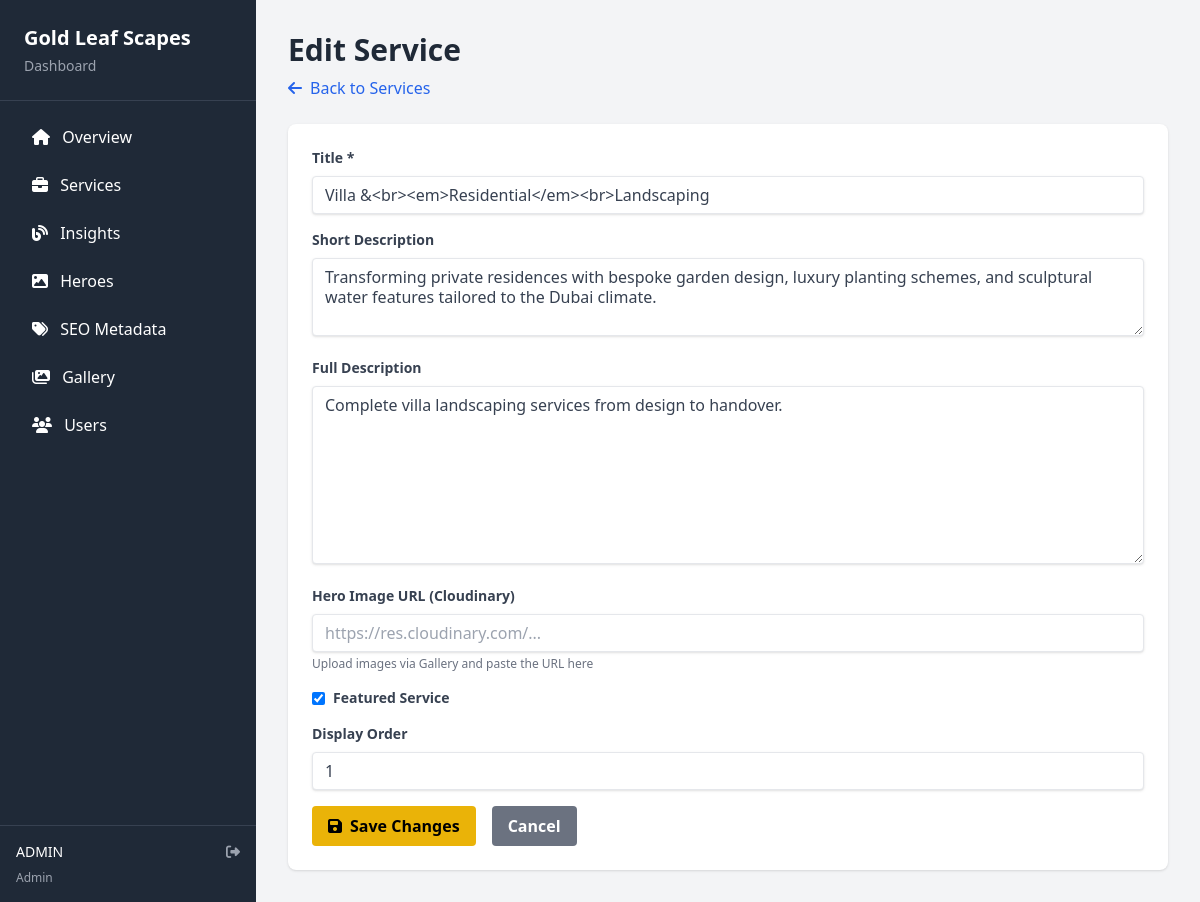
The app's page /dashboard/services/1/edit/ (signed in) with its own data.
### myApp/models.py (models this page shows, shortened)
class Service(models.Model):
    title = models.CharField(max_length=200)
    slug = models.SlugField(unique=True, blank=True)
    short_description = models.TextField(blank=True)
    full_description = models.TextField(blank=True)
    hero_image_url = models.URLField(blank=True, help_text="Cloudinary URL for hero image")
    icon = models.CharField(max_length=50, blank=True, help_text="Font Awesome icon class (e.g., 'fa-tree')")
    hero_tag = models.CharField(max_length=100, blank=True, help_text="Tag shown in hero (e.g., 'Outdoor Landscaping')")
    hero_meta_projects = models.CharField(max_length=50, blank=True, help_text="Projects stat (e.g., '140+')")
    hero_meta_satisfaction = models.CharField(max_length=50, blank=True, help_text="Satisfaction stat (e.g., '4.9 ★')")
    hero_meta_guarantee = models.CharField(max_length=50, blank=True, help_text="Guarantee stat (e.g., '2 Yrs')")
    cta_text = models.CharField(max_length=100, blank=True, help_text="Hero CTA button text")
    cta_link = models.CharField(max_length=255, blank=True, help_text="Hero CTA button link")
    stats_strip_data = models.TextField(blank=True, help_text="Stats in format: '140+|Villas Transformed|Across Dubai...,3–8|Weeks to Completion|Depending on...'")
    overview_content = models.TextField(blank=True, help_text="Overview paragraphs (separate with double newline)")
    whats_included = models.TextField(blank=True, help_text="What's included list items (one per line)")
    timeline_data = models.TextField(blank=True, help_text="Timeline in format: 'Week 1|Task description,Week 2|Task description'")
    process_steps_data = models.TextField(blank=True, help_text="Process steps in format: 'fa-search|Discovery & Site Analysis|Description...'")
    showcase_projects_data = models.TextField(blank=True, help_text="Showcase projects in format: 'Dubai Hills Estate|The Palm Residence Garden|large,...'")
    specs_data = models.TextField(blank=True, help_text="Specs in format: 'Minimum Plot|200 sqm...,Design Style|Tropical...'")
    faq_data = models.TextField(blank=True, help_text="FAQ in format: 'How long does it take?|Most residential...'")
    testimonial_text = models.TextField(blank=True)
    testimonial_author = models.CharField(max_length=200, blank=True)
    testimonial_role = models.CharField(max_length=200, blank=True)
    related_services = models.CharField(max_length=500, blank=True, help_text="Comma-separated service slugs for related services")
    featured = models.BooleanField(default=False)
    order = models.IntegerField(default=0, help_text="Display order")
    created_at = models.DateTimeField(auto_now_add=True)
    updated_at = models.DateTimeField(auto_now=True)
    class Meta:
        ordering = ['order', 'title']

### myApp/views.py (the view, shortened to what this page needs)
# urls.py: path('dashboard/services/<int:pk>/edit/', views.dashboard_service_edit, name='dashboard_service_edit'),
@login_required
@admin_required
def dashboard_service_edit(request, pk):
    service = get_object_or_404(Service, pk=pk)
    return render(request, 'dashboard/services/edit.html', {'service': service})

### myApp/context_processors.py (called while the page is built)
def footer_services(request):
    services = Service.objects.filter(featured=True).order_by('order', 'title')[:6]
    if not services.exists():
        services = Service.objects.all().order_by('order', 'title')[:6]
    return {
        'footer_services': services,
    }

### myApp/models.py (called while the page is built)
    @property
    def is_admin(self):
        return self.role == 'admin' or self.user.is_superuser

### templates/dashboard/services/edit.html (shortened to what this page needs)
{% extends 'dashboard/base.html' %}
{% block content %}
<div class="mb-6">
    <h1 class="text-3xl font-bold text-gray-800">Edit Service</h1>
    <a href="{% url 'dashboard_services_list' %}" class="text-blue-600 hover:underline mt-2 inline-block">
        <i class="fas fa-arrow-left mr-2"></i>Back to Services
    </a>
</div>
<div class="bg-white rounded-lg shadow p-6">
    <form method="post">
        <div class="mb-4">
            <label for="title" class="block text-gray-700 text-sm font-bold mb-2">Title *</label>
            <input type="text" name="title" id="title" value="{{ service.title }}" required
                   class="shadow appearance-none border rounded w-full py-2 px-3 text-gray-700 leading-tight focus:outline-none focus:shadow-outline">
        </div>
        <div class="mb-4">
            <label for="short_description" class="block text-gray-700 text-sm font-bold mb-2">Short Description</label>
            <textarea name="short_description" id="short_description" rows="3"
                      class="shadow appearance-none border rounded w-full py-2 px-3 text-gray-700 leading-tight focus:outline-none focus:shadow-outline">{{ service.short_description }}</textarea>
        </div>
        <div class="mb-4">
            <label for="full_description" class="block text-gray-700 text-sm font-bold mb-2">Full Description</label>
            <textarea name="full_description" id="full_description" rows="8"
                      class="shadow appearance-none border rounded w-full py-2 px-3 text-gray-700 leading-tight focus:outline-none focus:shadow-outline">{{ service.full_description }}</textarea>
        </div>
        <div class="mb-4">
            <label for="hero_image_url" class="block text-gray-700 text-sm font-bold mb-2">Hero Image URL (Cloudinary)</label>
            <input type="url" name="hero_image_url" id="hero_image_url" value="{{ service.hero_image_url }}"
                   class="shadow appearance-none border rounded w-full py-2 px-3 text-gray-700 leading-tight focus:outline-none focus:shadow-outline"
                   placeholder="https://res.cloudinary.com/...">
            <p class="text-xs text-gray-500 mt-1">Upload images via Gallery and paste the URL here</p>
        </div>
        <div class="mb-4 flex items-center">
            <input type="checkbox" name="featured" id="featured" {% if service.featured %}checked{% endif %} class="mr-2">
            <label for="featured" class="text-gray-700 text-sm font-bold">Featured Service</label>
        </div>
        <div class="mb-4">
            <label for="order" class="block text-gray-700 text-sm font-bold mb-2">Display Order</label>
            <input type="number" name="order" id="order" value="{{ service.order }}"
                   class="shadow appearance-none border rounded w-full py-2 px-3 text-gray-700 leading-tight focus:outline-none focus:shadow-outline">
        </div>
        <div class="flex gap-4">
            <button type="submit" class="bg-yellow-500 hover:bg-yellow-600 text-black font-bold py-2 px-4 rounded">
                <i class="fas fa-save mr-2"></i>Save Changes
            </button>
            <a href="{% url 'dashboard_services_list' %}" class="bg-gray-500 hover:bg-gray-600 text-white font-bold py-2 px-4 rounded">
                Cancel
            </a>
        </div>
    </form>
</div>
{% endblock %}

### templates/dashboard/base.html (shortened to what this page needs)
<!DOCTYPE html>
<html lang="en">
<head>
    <script src="https://cdn.tailwindcss.com"></script>
    <link rel="stylesheet" href="https://cdnjs.cloudflare.com/ajax/libs/font-awesome/6.4.0/css/all.min.css">
</head>
<body class="bg-gray-100">
    <div class="flex h-screen">
        <aside class="w-64 bg-gray-800 text-white flex flex-col">
            <div class="p-6 border-b border-gray-700">
                <h1 class="text-xl font-bold">Gold Leaf Scapes</h1>
                <p class="text-sm text-gray-400 mt-1">Dashboard</p>
            </div>
            <nav class="flex-1 p-4 space-y-2">
                <a href="{% url 'dashboard_home' %}"
                   class="sidebar-link block px-4 py-2 rounded hover:bg-gray-700 {% if request.resolver_match.url_name == 'dashboard_home' %}active{% endif %}">
                    <i class="fas fa-home mr-2"></i> Overview
                </a>
                {% if request.user.is_superuser or request.user.profile.is_admin|default:False %}
                <a href="{% url 'dashboard_services_list' %}"
                   class="sidebar-link block px-4 py-2 rounded hover:bg-gray-700 {% if 'services' in request.resolver_match.url_name %}active{% endif %}">
                    <i class="fas fa-briefcase mr-2"></i> Services
                </a>
                {% endif %}
                <a href="{% url 'dashboard_insights_list' %}"
                   class="sidebar-link block px-4 py-2 rounded hover:bg-gray-700 {% if 'insight' in request.resolver_match.url_name %}active{% endif %}">
                    <i class="fas fa-blog mr-2"></i> Insights
                </a>
                {% if request.user.is_superuser or request.user.profile.is_admin|default:False %}
                <a href="{% url 'dashboard_heroes_list' %}"
                   class="sidebar-link block px-4 py-2 rounded hover:bg-gray-700 {% if 'hero' in request.resolver_match.url_name %}active{% endif %}">
                    <i class="fas fa-image mr-2"></i> Heroes
                </a>
                <a href="{% url 'dashboard_metadata_list' %}"
                   class="sidebar-link block px-4 py-2 rounded hover:bg-gray-700 {% if 'metadata' in request.resolver_match.url_name %}active{% endif %}">
                    <i class="fas fa-tags mr-2"></i> SEO Metadata
                </a>
                {% endif %}
                <a href="{% url 'dashboard_gallery' %}"
                   class="sidebar-link block px-4 py-2 rounded hover:bg-gray-700 {% if 'gallery' in request.resolver_match.url_name %}active{% endif %}">
                    <i class="fas fa-images mr-2"></i> Gallery
                </a>
                {% if request.user.is_superuser or request.user.profile.is_admin|default:False %}
                <a href="{% url 'dashboard_users_list' %}"
                   class="sidebar-link block px-4 py-2 rounded hover:bg-gray-700 {% if 'users' in request.resolver_match.url_name %}active{% endif %}">
                    <i class="fas fa-users mr-2"></i> Users
                </a>
                {% endif %}
            </nav>
            <div class="p-4 border-t border-gray-700">
                <div class="flex items-center justify-between mb-2">
                    <span class="text-sm">{{ request.user.username }}</span>
                    <a href="{% url 'dashboard_logout' %}" class="text-sm text-gray-400 hover:text-white">
                        <i class="fas fa-sign-out-alt"></i>
                    </a>
                </div>
                <p class="text-xs text-gray-400">
                    {% if request.user.is_superuser %}
                        Admin
                    {% elif request.user.profile.is_admin|default:False %}
                        Admin
                    {% elif request.user.profile.is_blog_author|default:False %}
                        Blog Author
                    {% else %}
                        User
                    {% endif %}
                </p>
            </div>
        </aside>
        <main class="flex-1 overflow-y-auto">
            <div class="p-8">
                {% block content %}{% endblock %}
            </div>
        </main>
    </div>
</body>
</html>

### records on screen
Service: title "Villa &<br><em>Residential</em><br>Landscaping", short_description "Transforming private residences with bespoke garden design, luxury planting schemes, and sculptural water features tailored to the Dubai climate.", full_description "Complete villa landscaping services from design to handover.", featured "☑", order "1"

### other values on screen
{{ request.user.username }} "ADMIN"
